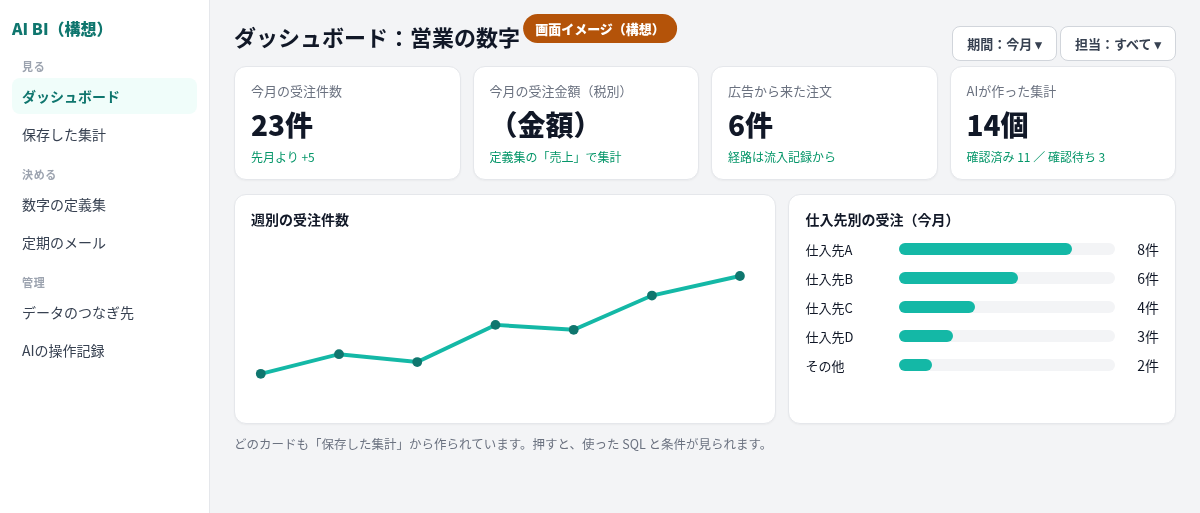
#> input picture blog/assets/2026-11-28-ai-bi-filament/dash.png, 1200 x 513 px; its folder holds 4 pictures in this run
$ python make_ai_bi_mockups.py
#> lines starting #> are read from the running program, lines starting #| are printed output that depends on the picture
#!/usr/bin/env python3
"""記事「AIが集計して Laravel Filament で見せる BI」の画面イメージ（構想の見本）を作る（2026-11-28）。
まだ作っていない製品なので、どの画像にも「画面イメージ（構想）」と入れる。実際の画面と取り違えないため。
  /usr/bin/python3 vwork/scripts/make_filament_mcp_mockups.py → vwork/blog/assets/2026-11-28-ai-bi-filament/*.png
"""
import os, subprocess, tempfile, pathlib

OUT = pathlib.Path(__file__).resolve().parent.parent / "blog" / "assets" / "2026-11-28-ai-bi-filament"
OUT.mkdir(parents=True, exist_ok=True)

BASE = """<!doctype html><html lang="ja"><head><meta charset="utf-8"><style>
*{box-sizing:border-box} body{margin:0;font-family:"Noto Sans CJK JP","Noto Sans JP",sans-serif;background:#f3f4f6;color:#111827;font-size:14px}
.badge{position:fixed;top:14px;left:50%;transform:translateX(-50%);background:#b45309;color:#fff;font-weight:800;font-size:13px;padding:5px 12px;border-radius:999px;z-index:9}
.app{display:grid;grid-template-columns:210px 1fr;min-height:100vh}
.side{background:#fff;border-right:1px solid #e5e7eb;padding:16px 12px}
.side .brand{font-weight:900;font-size:16px;margin:0 0 18px;color:#0f766e}
.side a{display:block;padding:8px 10px;border-radius:8px;color:#374151;text-decoration:none;margin:2px 0}
.side a.on{background:#f0fdfa;color:#0f766e;font-weight:700}
.side .grp{font-size:11px;color:#9ca3af;font-weight:700;margin:14px 10px 4px;letter-spacing:.06em}
.main{padding:20px 24px}
h1{font-size:22px;margin:0 0 14px}
.card{background:#fff;border:1px solid #e5e7eb;border-radius:12px;box-shadow:0 1px 2px rgba(0,0,0,.04)}
.btn{display:inline-block;background:#0f766e;color:#fff;border-radius:8px;padding:7px 14px;font-weight:700;font-size:13px}
.btn.g{background:#fff;color:#374151;border:1px solid #d1d5db}
table{width:100%;border-collapse:collapse} th{font-size:12px;color:#6b7280;text-align:left;padding:10px 12px;border-bottom:1px solid #e5e7eb;background:#f9fafb}
td{padding:10px 12px;border-bottom:1px solid #f3f4f6}
.pill{display:inline-block;font-size:12px;font-weight:700;padding:2px 9px;border-radius:999px}
.p1{background:#dbeafe;color:#1e40af}.p2{background:#fef3c7;color:#92400e}.p3{background:#dcfce7;color:#166534}.p4{background:#f3f4f6;color:#4b5563}
.num{text-align:right;font-variant-numeric:tabular-nums}
</style></head><body><div class="badge">画面イメージ（構想）</div>"""


SIDE = """<aside class="side"><p class="brand">AI BI（構想）</p>
<p class="grp">見る</p><a class="{d}">ダッシュボード</a><a class="{q}">保存した集計</a>
<p class="grp">決める</p><a class="{m}">数字の定義集</a><a>定期のメール</a>
<p class="grp">管理</p><a>データのつなぎ先</a><a>AIの操作記録</a></aside>"""
pages = {}
stat = lambda t, v, s: f'<div class="card" style="padding:14px 16px"><div style="font-size:13px;color:#6b7280">{t}</div><div style="font-size:28px;font-weight:900;margin:4px 0">{v}</div><div style="font-size:12px;color:#059669">{s}</div></div>'
line = '<svg viewBox="0 0 520 170" width="100%" height="170"><polyline fill="none" stroke="#14b8a6" stroke-width="4" points="10,140 90,120 170,128 250,90 330,95 410,60 500,40"/>' + ''.join(f'<circle cx="{x}" cy="{y}" r="5" fill="#0f766e"/>' for x, y in [(10,140),(90,120),(170,128),(250,90),(330,95),(410,60),(500,40)]) + '</svg>'
pages["dash"] = BASE + '<div class="app">' + SIDE.format(d="on", q="", m="") + f"""<main class="main">
<div style="display:flex;justify-content:space-between;align-items:center"><h1>ダッシュボード：営業の数字</h1><span><span class="btn g">期間：今月 ▾</span> <span class="btn g">担当：すべて ▾</span></span></div>
<div style="display:grid;grid-template-columns:repeat(4,1fr);gap:12px;margin-bottom:14px">
{stat("今月の受注件数", "23件", "先月より +5")}{stat("今月の受注金額（税別）", "（金額）", "定義集の「売上」で集計")}{stat("広告から来た注文", "6件", "経路は流入記録から")}{stat("AIが作った集計", "14個", "確認済み 11 ／ 確認待ち 3")}</div>
<div style="display:grid;grid-template-columns:1.4fr 1fr;gap:12px">
<div class="card" style="padding:14px 16px"><div style="font-weight:700;margin-bottom:6px">週別の受注件数</div>{line}</div>
<div class="card" style="padding:14px 16px"><div style="font-weight:700;margin-bottom:10px">仕入先別の受注（今月）</div>
""" + "".join(f'<div style="display:flex;align-items:center;gap:8px;margin:9px 0"><span style="width:86px;font-size:13px">{s}</span><div style="flex:1;background:#f3f4f6;border-radius:6px;height:12px"><div style="width:{w}%;background:#14b8a6;height:12px;border-radius:6px"></div></div><span style="width:36px;text-align:right">{n}件</span></div>'
               for s, w, n in [("仕入先A", 80, 8), ("仕入先B", 55, 6), ("仕入先C", 35, 4), ("仕入先D", 25, 3), ("その他", 15, 2)]) + """
</div></div><div style="margin-top:10px;font-size:12.5px;color:#6b7280">どのカードも「保存した集計」から作られています。押すと、使った SQL と条件が見られます。</div></main></div></body></html>"""

msg = lambda who, txt, me: f'<div style="display:flex;{"justify-content:flex-end" if me else ""};margin:10px 0"><div style="max-width:80%;background:{"#0f766e" if me else "#fff"};color:{"#fff" if me else "#111827"};border:1px solid {"#0f766e" if me else "#e5e7eb"};border-radius:14px;padding:10px 14px;line-height:1.75"><div style="font-size:11px;font-weight:700;opacity:.75;margin-bottom:2px">{who}</div>{txt}</div></div>'
tool = lambda t: f'<div style="margin:4px 0 4px 8px;font-size:12px;color:#0f766e;font-family:monospace;background:#f0fdfa;border:1px dashed #5eead4;border-radius:8px;padding:6px 10px;display:inline-block">🔧 MCP：{t}</div>'
tbl = '<table style="margin-top:8px;font-size:13px;border:1px solid #e5e7eb"><thead><tr><th>仕入先</th><th class="num">受注件数</th><th class="num">前月</th></tr></thead><tbody>' + ''.join(f'<tr><td>{a}</td><td class="num">{b}</td><td class="num">{c}</td></tr>' for a, b, c in [("仕入先A", 8, 5), ("仕入先B", 6, 6), ("仕入先C", 4, 2), ("仕入先D", 3, 1)]) + '</tbody></table>'
sql = '<pre style="margin:8px 0 0;font-size:11.5px;background:#111827;color:#d1fae5;border-radius:8px;padding:8px 10px;white-space:pre-wrap">SELECT supplier, COUNT(*) AS orders\nFROM orders WHERE cancelled = 0\n  AND created_at &gt;= \'2026-10-01\' AND created_at &lt; \'2026-11-01\'\nGROUP BY supplier ORDER BY orders DESC;</pre>'
pages["chat"] = BASE + """<div style="max-width:980px;margin:0 auto;padding:26px 20px">
<div style="font-weight:900;font-size:18px;margin-bottom:6px">AI に集計を頼む</div>
<div style="font-size:13px;color:#6b7280;margin-bottom:10px">AI は MCP で BI につながります。データベースは読むだけ。使った SQL と条件を必ず見せます。</div>
""" + msg("あなた", "先月の受注を、仕入先別に集計して。前の月とも比べて。", True) \
    + tool("read_metrics（定義集：受注＝キャンセルを除く・注文日で数える）") + "<br>" + tool("run_query（読むだけ・上限1万行・30秒）") \
    + msg("AI", "先月の受注は21件でした。仕入先Aが8件で一番多く、前の月より3件増えています。定義集の「受注」（キャンセルを除き、注文日で数える）で集計しました。" + tbl + sql, False) \
    + msg("あなた", "これ毎月見たいから保存して、ダッシュボードに置いて。", True) \
    + tool("save_question → add_to_dashboard（営業の数字）") \
    + msg("AI", "「仕入先別の受注（月別）」として保存し、ダッシュボードに置きました。確認済みの印は、人が中身を見てから付けてください。", False) + "</div></body></html>"

pages["question"] = BASE + '<div class="app">' + SIDE.format(d="", q="on", m="") + f"""<main class="main">
<div style="display:flex;justify-content:space-between;align-items:center"><h1>仕入先別の受注（月別）</h1><span><span class="pill p2">確認待ち</span> <span class="btn">確認済みにする</span></span></div>
<div style="display:grid;grid-template-columns:1fr 1fr;gap:12px">
<div class="card" style="padding:14px 16px"><div style="font-weight:700">結果</div>{tbl}</div>
<div class="card" style="padding:14px 16px"><div style="font-weight:700">中身（どう数えたか）</div>
<div style="font-size:13px;line-height:1.8;margin-top:6px">作った人：AI（Claude）　11/28 10:40<br>使った定義：受注（キャンセルを除く・注文日で数える）<br>データ：X-Direct の受注（読むだけ）</div>{sql}</div></div>
<div class="card" style="padding:12px 16px;margin-top:12px;font-size:13px;color:#374151">📧 定期のメール：毎月1日 8:00 に、営業の担当者へ送る　<span class="btn g" style="margin-left:8px">設定を変える</span></div>
</main></div></body></html>"""

pages["metrics"] = BASE + '<div class="app">' + SIDE.format(d="", q="", m="on") + """<main class="main"><h1>数字の定義集</h1>
<div style="font-size:13px;color:#6b7280;margin:-6px 0 12px">AI は集計の前に必ずここを読みます。数え方を変えたいときは、ここを直します。</div>
<div class="card"><table><thead><tr><th>数字</th><th>数え方</th><th>使っている集計</th><th>最後に直した人</th></tr></thead><tbody>""" + "".join(
 f'<tr><td><b>{a}</b></td><td>{b}</td><td class="num">{c}</td><td>{d}</td></tr>' for a, b, c, d in [
 ("受注", "キャンセルを除く。注文日で数える", 6, "小嶋"), ("売上", "税別。返品を引く。入金を確かめた日で数える", 4, "小嶋"),
 ("粗利", "売上から仕入れ値と送料を引く", 2, "小嶋"), ("広告から来た注文", "最初の訪問が広告のクリックだった注文", 1, "AI（確認済み）"),
 ("新規のお客様", "その月に初めて注文した会社", 1, "小嶋")]) + "</tbody></table></div></main></div></body></html>"

box = lambda t, s, c: f'<div style="background:{c};border-radius:12px;padding:12px 14px;text-align:center"><div style="font-weight:900;font-size:16px">{t}</div><div style="font-size:12.5px;margin-top:4px;line-height:1.6">{s}</div></div>'
arrow = '<div style="text-align:center;color:#0f766e;font-weight:900;font-size:18px;margin:6px 0">↓↑</div>'
pages["arch"] = BASE + """<div style="max-width:900px;margin:0 auto;padding:28px 20px">
<div style="font-weight:900;font-size:20px;margin-bottom:14px">しくみ（構想）</div>
<div style="display:grid;grid-template-columns:1fr 1fr;gap:12px">""" \
    + box("人", "ダッシュボードを見る・保存した集計を確かめる<br>AI に「集計して」「保存して」と頼む", "#fff") \
    + box("AI（どれでもよい）", "Claude・ChatGPT・Copilot・Gemini<br>定義集を読み、SQL を書いて集計する", "#ecfeff") + "</div>" \
    + '<div style="display:grid;grid-template-columns:1fr 1fr;gap:12px"><div>' + arrow + '</div><div>' + arrow + "</div></div>" \
    + '<div style="display:grid;grid-template-columns:1fr 1fr;gap:12px">' \
    + box("Filament の画面", "ダッシュボード・保存した集計・<br>定義集・定期のメール・操作の記録", "#f0fdfa") \
    + box("MCP の入口", "定義集を読む・集計する（読むだけ）・<br>保存する・ダッシュボードに置く", "#0f766e;color:#fff") + "</div>" \
    + arrow + '<div style="display:grid;grid-template-columns:1fr 1fr;gap:12px">' \
    + box("Laravel ＋ MySQL", "保存した集計・ダッシュボード・定義集・記録", "#e5e7eb") \
    + box("業務システムのデータ", "受注・顧客・会計など（読むだけの利用者でつなぐ）", "#e5e7eb") + "</div>" \
    + '<div style="margin-top:14px;font-size:12.5px;color:#6b7280">画面で集計を組み立てる機能は作らない。その役目は AI に任せる。PHP 8.3 と MySQL 8.4 のレンタルサーバーで動かす想定。</div></div></body></html>'

for name, html in pages.items():
    hp = OUT / f"{name}.html"; hp.write_text(html, encoding="utf-8")
    png = OUT / f"{name}.png"
    h = {"chat": 1080, "arch": 640, "question": 600, "metrics": 520, "dash": 600}.get(name, 640)  # 画面の上の約85pxはブラウザの枠
    subprocess.run(["google-chrome", "--headless=new", "--no-sandbox", "--disable-gpu", "--hide-scrollbars",
                    f"--user-data-dir={tempfile.mkdtemp(prefix='chrome-shot-')}", f"--window-size=1200,{h}",
                    f"--screenshot={png}", "file://" + str(hp)], capture_output=True)
#> (this line was passed over: subprocess is not available in this run)
    hp.unlink()
    # ヘッドレスの Chrome は画像の下に約87px の空き（ブラウザの枠のぶん）が付くので切り落とす
    from PIL import Image
    im = Image.open(png); im.crop((0, 0, im.size[0], im.size[1] - 87)).save(png, optimize=True)
#> further down, im is the input picture: PIL image 1200x513 RGB; mean R, G, B 242.4, 244.9, 245
#> after `im = Image.open(png)`:
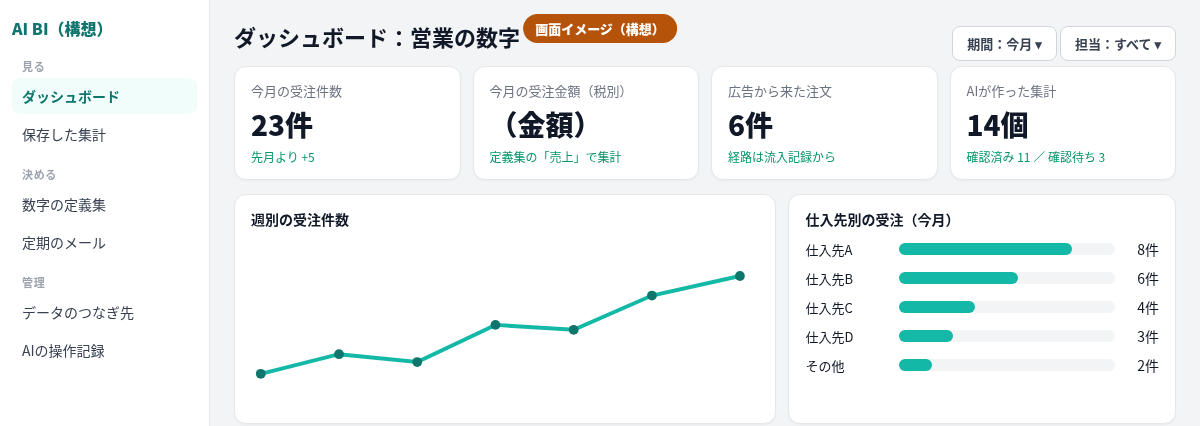
#> saved as dash.png: PIL image 1200x426 RGB; mean R, G, B 242.2, 245, 244.8
    print(png, png.stat().st_size if png.exists() else 0)
#> pass 2 of the loop `for name, html in pages.items():`:
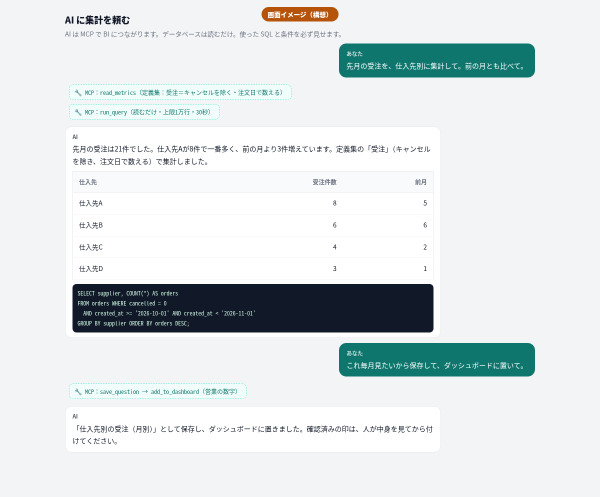
#> input picture blog/assets/2026-11-28-ai-bi-filament/chat.png, 1200 x 993 px (shown at 1/2 size)
#> im is the input picture: PIL image 1200x993 RGB; mean R, G, B 220.9, 226.8, 228.3
#> `im = Image.open(png)`:
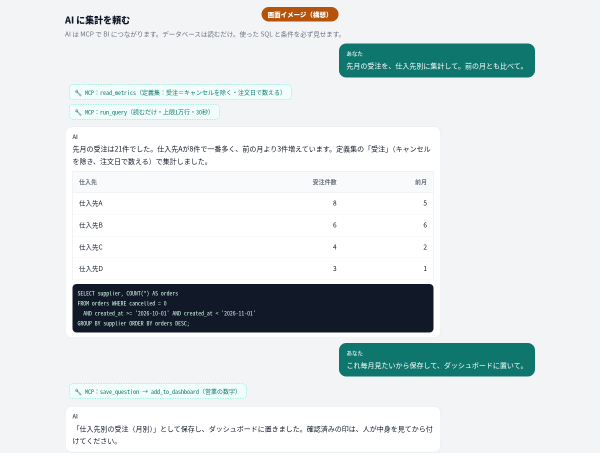
#> saved as chat.png: PIL image 1200x906 RGB (shown at 1/2 size); mean R, G, B 218.8, 225.2, 226.6
#> (the run stopped early here; a loop or call above may not have finished)
